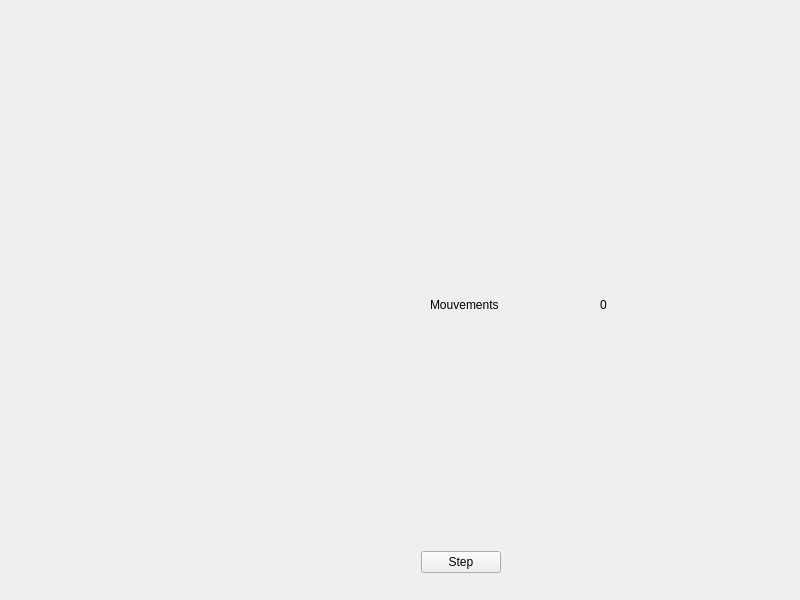
<?xml version="1.0" encoding="UTF-8"?>
<ui version="4.0">
 <class>MainWindow</class>
 <widget class="QMainWindow" name="MainWindow">
  <property name="geometry">
   <rect>
    <x>0</x>
    <y>0</y>
    <width>800</width>
    <height>600</height>
   </rect>
  </property>
  <property name="windowTitle">
   <string>IA Snake</string>
  </property>
  <widget class="QWidget" name="centralwidget">
   <layout class="QHBoxLayout" name="horizontalLayout">
    <item>
     <widget class="ReseauWidget" name="reseauWidget" native="true">
      <property name="sizePolicy">
       <sizepolicy hsizetype="Expanding" vsizetype="Preferred">
        <horstretch>0</horstretch>
        <verstretch>0</verstretch>
       </sizepolicy>
      </property>
     </widget>
    </item>
    <item>
     <widget class="QWidget" name="widget" native="true">
      <property name="sizePolicy">
       <sizepolicy hsizetype="Expanding" vsizetype="Preferred">
        <horstretch>0</horstretch>
        <verstretch>0</verstretch>
       </sizepolicy>
      </property>
      <layout class="QVBoxLayout" name="verticalLayout">
       <item>
        <widget class="SnakeWidget" name="gameWidget" native="true">
         <property name="sizePolicy">
          <sizepolicy hsizetype="Preferred" vsizetype="Expanding">
           <horstretch>0</horstretch>
           <verstretch>0</verstretch>
          </sizepolicy>
         </property>
        </widget>
       </item>
       <item>
        <widget class="QWidget" name="stateWidget" native="true">
         <layout class="QVBoxLayout" name="verticalLayout_2">
          <item>
           <widget class="QWidget" name="widget_3" native="true">
            <layout class="QHBoxLayout" name="horizontalLayout_3">
             <item>
              <widget class="QLabel" name="label">
               <property name="text">
                <string>Mouvements</string>
               </property>
              </widget>
             </item>
             <item>
              <widget class="QLabel" name="lblMvt">
               <property name="text">
                <string>0</string>
               </property>
              </widget>
             </item>
            </layout>
           </widget>
          </item>
          <item>
           <spacer name="verticalSpacer">
            <property name="orientation">
             <enum>Qt::Vertical</enum>
            </property>
            <property name="sizeHint" stdset="0">
             <size>
              <width>20</width>
              <height>40</height>
             </size>
            </property>
           </spacer>
          </item>
         </layout>
        </widget>
       </item>
       <item>
        <widget class="QWidget" name="widget_2" native="true">
         <property name="sizePolicy">
          <sizepolicy hsizetype="Preferred" vsizetype="Fixed">
           <horstretch>0</horstretch>
           <verstretch>0</verstretch>
          </sizepolicy>
         </property>
         <layout class="QHBoxLayout" name="horizontalLayout_2">
          <item>
           <widget class="QPushButton" name="pbStep">
            <property name="text">
             <string>Step</string>
            </property>
           </widget>
          </item>
          <item>
           <spacer name="horizontalSpacer">
            <property name="orientation">
             <enum>Qt::Horizontal</enum>
            </property>
            <property name="sizeHint" stdset="0">
             <size>
              <width>40</width>
              <height>20</height>
             </size>
            </property>
           </spacer>
          </item>
         </layout>
        </widget>
       </item>
      </layout>
     </widget>
    </item>
   </layout>
  </widget>
 </widget>
 <customwidgets>
  <customwidget>
   <class>ReseauWidget</class>
   <extends>QWidget</extends>
   <header>reseauwidget.h</header>
   <container>1</container>
  </customwidget>
  <customwidget>
   <class>SnakeWidget</class>
   <extends>QWidget</extends>
   <header>snakewidget.h</header>
   <container>1</container>
  </customwidget>
 </customwidgets>
 <resources/>
 <connections/>
</ui>
